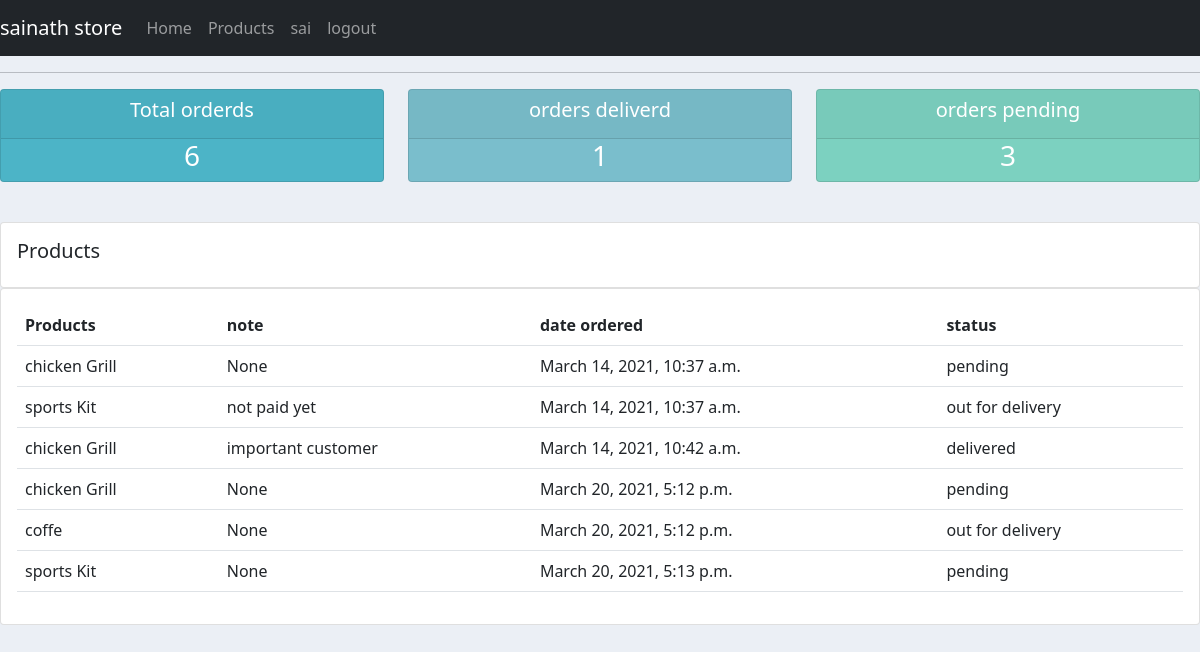
The app's page /user (signed in) with its own data.
### accounts/models.py (models this page shows)
class Order(models.Model):
    STATUS = (
        ("pending", "pending"),
        ("out for delivery", "out for delivery"),
        ("delivered", "delivered")
    )
    customer = models.ForeignKey(Customer, null=True, on_delete=models.SET_NULL)
    products = models.ForeignKey(Products, null=True, on_delete=models.SET_NULL)
    date_created = models.DateTimeField(auto_now_add=True)
    status = models.CharField(max_length=200, choices=STATUS)
    note = models.CharField(max_length=500, null=True)

class Products(models.Model):
    CATEGORY = (
        ("Indoor", "Indoor"),
        ("Out Door", "Out Door")
    )
    name = models.CharField(max_length=200, null=True)
    price = models.FloatField(null=True)
    category = models.CharField(max_length=200, null=True, choices=CATEGORY)
    description = models.CharField(max_length=200, null=True, blank=True)
    date_created = models.DateTimeField(auto_now_add=True)
    tags = models.ManyToManyField(Tag)
    def __str__(self):
        return self.name

### accounts/views.py (the view)
# urls.py: path("user", views.user, name="user"),
def user(request):
    orders = request.user.customer.order_set.all()
    total_orders = orders.count()
    delivered = orders.filter(status="delivered").count()
    pending = orders.filter(status="pending").count()
    return render(request, "accounts/user.html",{"total_order": total_orders, "orders":orders,  "delivered": delivered, "pending": pending})

### accounts/templates/accounts/user.html
{% extends "accounts/layout.html" %}
{% block content %}
{% include "accounts/status.html"%}
<br>
    <div class="row">
        <div class="col-md">
            <div class="card card-body">
                <h5>Products</h5>
            </div>
            <div class="card card-body">
                <table class="table">
                    <tr>
                        <th>Products</th>
                        <th>note</th>
                        <th>date ordered</th>
                        <th>status</th>
                    </tr>
                    {% for order in orders %}
                    <tr>
                        <td>{{ order.products }}</td>
                        <td>{{ order.note }}</td>
                        <td>{{ order.date_created }}</td>
                        <td>{{ order.status }}</td>
                    </tr>
                    {% endfor %}
                </table>
            </div>
        </div>
    </div>
{% endblock content %}

### accounts/templates/accounts/navbar.html (shortened to what this page needs)
<nav class="navbar navbar-expand-lg navbar-dark bg-dark">
    <a class="navbar-brand" href="#">sainath store</a>
    {% if request.user.is_staff %}
    <div class="collapse navbar-collapse" id="navbarNav">
      <ul class="navbar-nav">
        <li class="nav-item active">
          <a class="nav-link" href="{% url 'home' %}">Home </a>
        </li>
        <li class="nav-item">
          <a class="nav-link" href="{% url 'products' %}">Products</a>
        </li>
        {% else %}
        <li class="nav-item">
          <a class="nav-link" href="{% url 'account_setting' %}"> setting</a>
        </li>
      </ul>
    </div>
    {% endif %}
    <ul class="navbar-nav">
    <li class="nav-item">
      <a class="nav-link">{{request.user}}</a>
    </li>
    <li class="nav-item">
      <a class="nav-link" href="{% url 'logout_user' %}">logout</a>
    </li>
    </ul>
  </nav>

### static/css/main.css (style rules this page uses)
body { background-color: #ebeff5; }

### records on screen
Order: products "chicken Grill", note "None", date_created "March 14, 2021, 10:37 a.m.", status "pending"
Order: products "sports Kit", note "not paid yet", date_created "March 14, 2021, 10:37 a.m.", status "out for delivery"
Order: products "chicken Grill", note "important customer", date_created "March 14, 2021, 10:42 a.m.", status "delivered"
Order: products "chicken Grill", note "None", date_created "March 20, 2021, 5:12 p.m.", status "pending"
Order: products "coffe", note "None", date_created "March 20, 2021, 5:12 p.m.", status "out for delivery"
Order: products "sports Kit", note "None", date_created "March 20, 2021, 5:13 p.m.", status "pending"

### other values on screen
{{ request.user }} "sai"
{{ total_order }} "6"
{{ delivered }} "1"
{{ pending }} "3"
